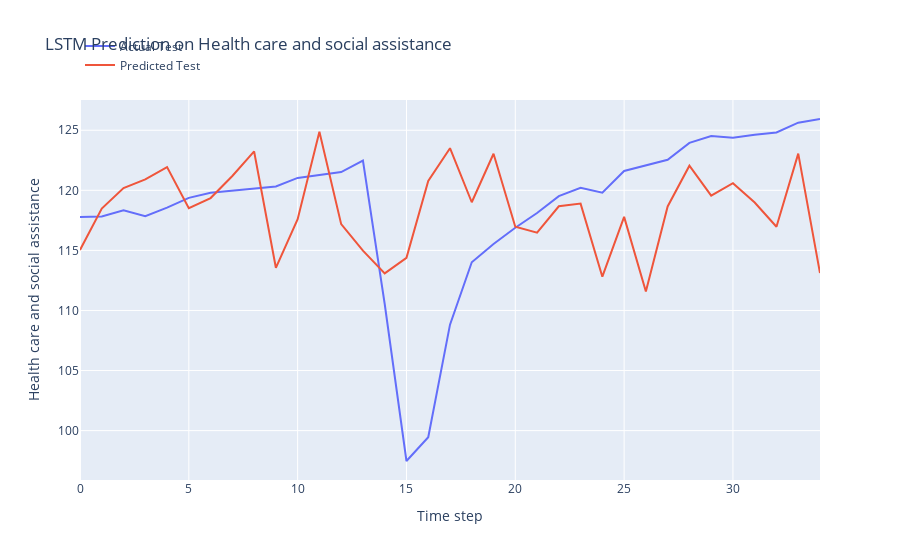

The notebook cell saved with this chart:
### Code cell
print('Test Mean Absolute Error:', mean_absolute_error(y_test, test_predict))
print('Test Root Mean Squared Error:',np.sqrt(mean_squared_error(y_test, test_predict)))

# plot the actual and predicted values for test data
trace1 = go.Scatter(x=np.arange(len(y_test)), y=y_test.flatten(), mode='lines', name='Actual Test')
trace2 = go.Scatter(x=np.arange(len(test_predict)), y=test_predict.flatten(), mode='lines', name='Predicted Test')

# Create layout
layout = go.Layout(
    title='LSTM Prediction on Health care and social assistance',
    xaxis=dict(title='Time step'),
    yaxis=dict(title='Health care and social assistance'),
    legend=dict(x=0, y=1.18)
)

# Create figure
fig = go.Figure(data=[trace1, trace2], layout=layout)

# Show plot
fig.show()

### Figure 1 — Plotly figure (JSON) as saved in the notebook; plotly's stock layout.template omitted (floating-point values rounded to 4 significant figures)
{"data": [{"mode": "lines", "name": "Actual Test", "type": "scatter", "x": [0, 1, 2, 3, 4, 5, 6, 7, 8, 9, 10, 11, 12, 13, 14, 15, 16, 17, 18, 19, 20, 21, 22, 23, 24, 25, 26, 27, 28, 29, 30, 31, 32, 33, 34], "y": [117.8, 117.8, 118.3, 117.8, 118.6, 119.4, 119.8, 120.0, 120.1, 120.3, 121.0, 121.3, 121.5, 122.5, 110.5, 97.47, 99.45, 108.8, 114.0, 115.5, 116.9, 118.1, 119.5, 120.2, 119.8, 121.6, 122.1, 122.5, 123.9, 124.5, 124.4, 124.6, 124.8, 125.6, 125.9]}, {"mode": "lines", "name": "Predicted Test", "type": "scatter", "x": [0, 1, 2, 3, 4, 5, 6, 7, 8, 9, 10, 11, 12, 13, 14, 15, 16, 17, 18, 19, 20, 21, 22, 23, 24, 25, 26, 27, 28, 29, 30, 31, 32, 33, 34], "y": [115.0, 118.5, 120.2, 120.9, 121.9, 118.5, 119.4, 121.2, 123.2, 113.6, 117.6, 124.9, 117.2, 115.0, 113.1, 114.4, 120.8, 123.5, 119.0, 123.0, 117.0, 116.5, 118.7, 118.9, 112.8, 117.8, 111.6, 118.7, 122.1, 119.6, 120.6, 119.0, 117.0, 123.1, 113.1]}], "layout": {"legend": {"x": 0, "y": 1.18}, "title": {"text": "LSTM Prediction on Health care and social assistance"}, "xaxis": {"title": {"text": "Time step"}}, "yaxis": {"title": {"text": "Health care and social assistance"}}}}
